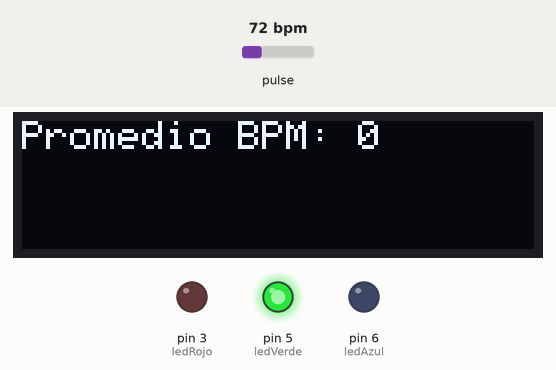
This sketch was run on a simulated Arduino Uno, built with avr-gcc and run on an emulated ATmega328P. Shown: 128×32 one-colour display, output pins drawn as LEDs (lit = HIGH). The test bench sets the inputs (shaded band); at power-on: pulse 72 bpm. What the sketch prints to the serial monitor is not drawn.

Above: at 4.2 s.
4.3 s: pulse set to 158 bpm
7.3 s: pulse set to 59 bpm
At 8.8 s:
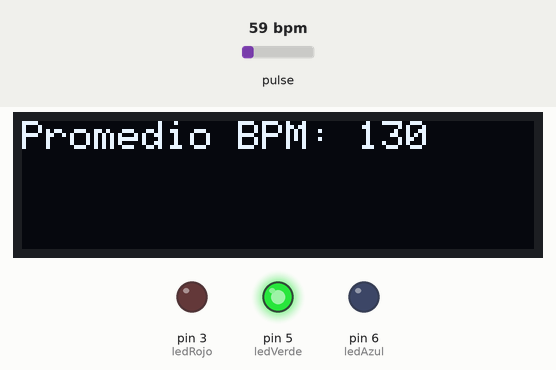
9.6 s: pulse set to 69 bpm
12.0 s: pulse set to 72 bpm
At 14.1 s:
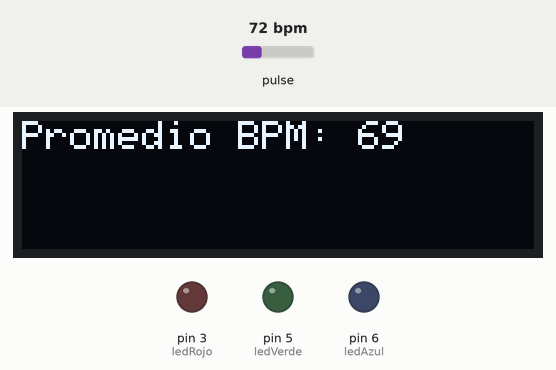
15.0 s: pulse set to 42 bpm
At 19.1 s:
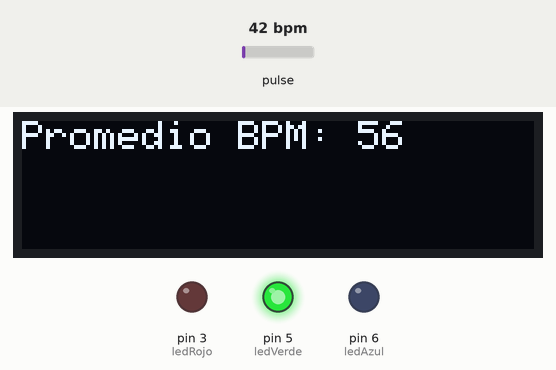
Timing chart, 0 to 19.6 s (numbered marks = the images above; inputs shaded):
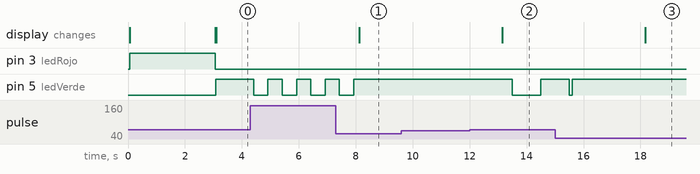

Measured:
- the behaviour switches between 70 and 71 bpm on pulse (found by bisection; images 1 and 2)
- after the input at 7.3 s, pin 5 (ledVerde): goes on until 7.9 s, then stays HIGH; the display: changes after 0.82 s (image 1)
- after the input at 9.6 s, every drawn part: stays the same
- after the input at 12.0 s, pin 5 (ledVerde): HIGH → LOW after 1.5 s, → HIGH 1.0 s later; the display: changes after 1.1 s (image 2)
- after the input at 15.0 s, the display: changes after 3.2 s (image 3)
- by itself, pin 5 (ledVerde): alternates HIGH for 0.50 s and LOW for 0.50 s

The sketch:

HeartRate.ino
```cpp
#include "MAX30105.h"
#include "heartRate.h"
#include <SPI.h>
#include <Wire.h>
#include <Adafruit_GFX.h>
#include <Adafruit_SSD1306.h>

#define WIRE Wire

MAX30105 particleSensor;
Adafruit_SSD1306 display = Adafruit_SSD1306(128, 32, &WIRE);

const byte RATE_SIZE = 4; //Increase this for more averaging. 4 is good.
byte rates[RATE_SIZE]; //Array of heart rates
byte rateSpot = 0;
long lastBeat = 0; //Time at which the last beat occurred

int ledRojo = 3;
int ledVerde = 5;
int ledAzul = 6;

float beatsPerMinute;
int beatAvg;

long blinkInterval = 0;
long prevBlink = 0;
bool power = false;

long printInterval = 5000;
long prevPrint = 0;

void setup()
{
  Serial.begin(115200);
  Serial.println("Initializing...");

  pinMode(ledRojo,OUTPUT);
  pinMode(ledVerde,OUTPUT);
  pinMode(ledAzul,OUTPUT);

  Serial.println("OLED FeatherWing test");

  display.begin(SSD1306_SWITCHCAPVCC, 0x3C);

  Serial.println("OLED begun");

  display.clearDisplay();
  display.display();
  display.setTextSize(1);
  display.setTextColor(SSD1306_WHITE);
  display.setCursor(0,0);
  display.print("Inicializando...");
  display.display();

  // Initialize sensor
  if (!particleSensor.begin(Wire, I2C_SPEED_FAST)) //Use default I2C port, 400kHz speed
  {
    Serial.println("MAX30105 was not found. Please check wiring/power. ");
    while (1);
  }
  Serial.println("Place your index finger on the sensor with steady pressure.");

  particleSensor.setup(); //Configure sensor with default settings
  particleSensor.setPulseAmplitudeRed(0x0A); //Turn Red LED to low to indicate sensor is running
  particleSensor.setPulseAmplitudeGreen(0); //Turn off Green LED

  analogWrite(ledRojo,255);
  delay(3000);
  analogWrite(ledRojo,0);
  display.clearDisplay();
  display.display();
  prevPrint = -5000;
}

void blink(){

  if(!power){
    analogWrite(ledRojo,0);
    analogWrite(ledVerde,255);
    analogWrite(ledAzul,0);
    power = true;
  }
  else{
    analogWrite(ledRojo,0);
    analogWrite(ledVerde,0);
    analogWrite(ledAzul,0);
    power = false;
  }
}

void loop()
{
  long irValue = particleSensor.getIR();

  if (checkForBeat(irValue) == true)
  {
    //We sensed a beat!
    long delta = millis() - lastBeat;
    lastBeat = millis();
    beatsPerMinute = 60 / (delta / 1000.0);

    if (beatsPerMinute < 255 && beatsPerMinute > 20)
    {
      rates[rateSpot++] = (byte)beatsPerMinute; //Store this reading in the array
      rateSpot %= RATE_SIZE; //Wrap variable

      //Take average of readings
      beatAvg = 0;
      for (byte x = 0 ; x < RATE_SIZE ; x++)
        beatAvg += rates[x];
      beatAvg /= RATE_SIZE;
    }
  }

  if(beatsPerMinute < 70){
    blinkInterval = 0;
  }
  else if(beatsPerMinute > 110){
    blinkInterval = 500;
  }
  else{
    blinkInterval = 1000;
  }

  if(irValue > 50000 ){
    if(beatsPerMinute == 0){
      analogWrite(ledRojo,255);
      analogWrite(ledVerde,50);
      analogWrite(ledAzul,0);
    }
    else{
      if(blinkInterval == 0){
        power = false;
        blink();
        prevBlink = millis();
      }
      else if((millis() - prevBlink) > blinkInterval){
        blink();
        prevBlink = millis();
      }
    }

  }
  else{
    analogWrite(ledRojo,0);
    analogWrite(ledVerde,0);
    analogWrite(ledAzul,0);
  }

  if(irValue > 50000){
    if((millis() - prevPrint) > printInterval){
      display.clearDisplay();
      display.setCursor(0,0);
      display.print("Promedio BPM: ");
      display.println(beatAvg);
      display.display();
      prevPrint = millis();
    }
  }
  else{
    display.clearDisplay();
    display.setCursor(0,0);
    display.print("ERROR DEDO");
    display.display();
    prevPrint = -5000;
  }

  Serial.print("IR=");
  Serial.print(irValue);
  Serial.print(", BPM=");
  Serial.print(beatsPerMinute);
  Serial.print(", Avg BPM=");
  Serial.print(beatAvg);

  if (irValue < 50000)
    Serial.print(" No finger?");

  Serial.println();
}
```

License.ino
```cpp
// (licence header left out)

```
